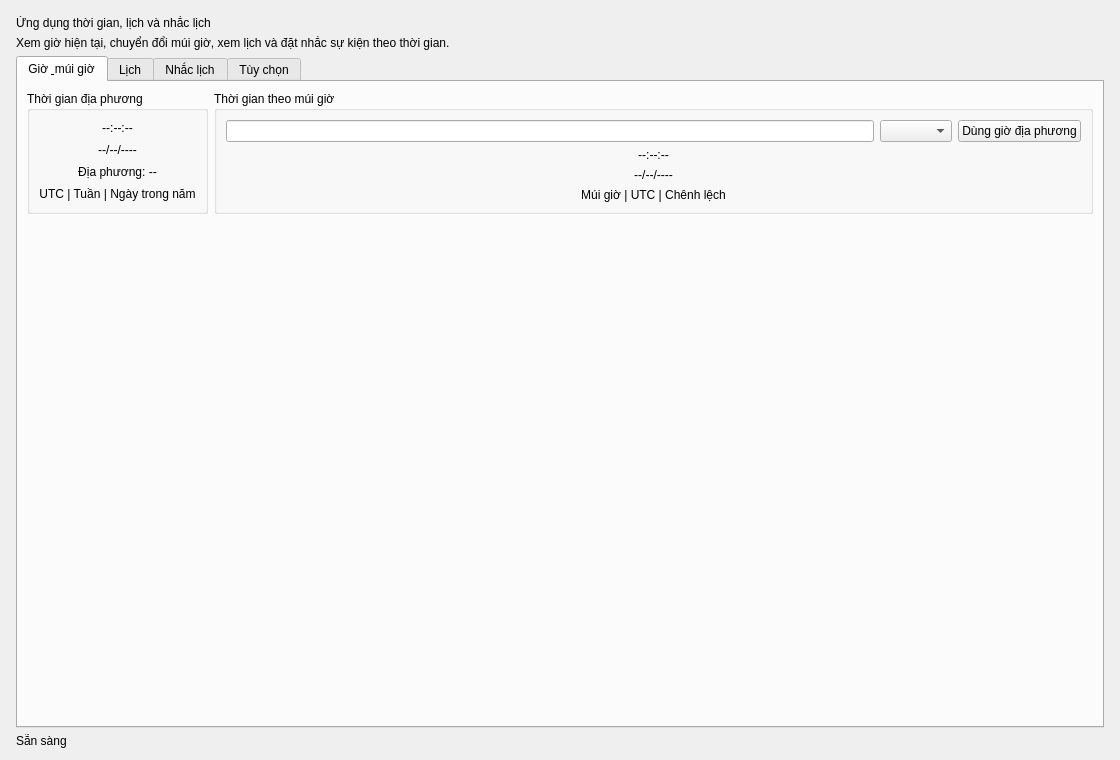
<?xml version="1.0" encoding="UTF-8"?>
<ui version="4.0">
 <class>DateTimeWindow</class>
 <widget class="QMainWindow" name="DateTimeWindow">
  <property name="geometry">
   <rect>
    <x>0</x>
    <y>0</y>
    <width>1120</width>
    <height>760</height>
   </rect>
  </property>
  <property name="minimumSize">
   <size>
    <width>940</width>
    <height>640</height>
   </size>
  </property>
  <property name="windowTitle">
   <string>Ứng dụng thời gian, lịch và nhắc lịch</string>
  </property>
  <widget class="QWidget" name="centralwidget">
   <layout class="QVBoxLayout" name="mainLayout">
    <property name="leftMargin">
     <number>16</number>
    </property>
    <property name="topMargin">
     <number>16</number>
    </property>
    <property name="rightMargin">
     <number>16</number>
    </property>
    <property name="bottomMargin">
     <number>12</number>
    </property>
    <item>
     <layout class="QVBoxLayout" name="headerLayout">
      <item>
       <widget class="QLabel" name="appTitleLabel">
        <property name="text">
         <string>Ứng dụng thời gian, lịch và nhắc lịch</string>
        </property>
       </widget>
      </item>
      <item>
       <widget class="QLabel" name="appSubtitleLabel">
        <property name="text">
         <string>Xem giờ hiện tại, chuyển đổi múi giờ, xem lịch và đặt nhắc sự kiện theo thời gian.</string>
        </property>
       </widget>
      </item>
     </layout>
    </item>
    <item>
     <widget class="QTabWidget" name="tabWidget">
      <property name="currentIndex">
       <number>0</number>
      </property>
      <widget class="QWidget" name="clockTab">
       <attribute name="title">
        <string>Giờ &amp; múi giờ</string>
       </attribute>
       <layout class="QVBoxLayout" name="clockTabLayout">
        <item>
         <layout class="QHBoxLayout" name="clockCardsLayout">
          <item>
           <widget class="QGroupBox" name="localTimeGroup">
            <property name="title">
             <string>Thời gian địa phương</string>
            </property>
            <layout class="QVBoxLayout" name="localTimeLayout">
             <item>
              <widget class="QLabel" name="localTimeLabel">
               <property name="text">
                <string>--:--:--</string>
               </property>
               <property name="alignment">
                <set>Qt::AlignCenter</set>
               </property>
              </widget>
             </item>
             <item>
              <widget class="QLabel" name="localDateLabel">
               <property name="text">
                <string>--/--/----</string>
               </property>
               <property name="alignment">
                <set>Qt::AlignCenter</set>
               </property>
              </widget>
             </item>
             <item>
              <widget class="QLabel" name="localZoneLabel">
               <property name="text">
                <string>Địa phương: --</string>
               </property>
               <property name="alignment">
                <set>Qt::AlignCenter</set>
               </property>
              </widget>
             </item>
             <item>
              <widget class="QLabel" name="localDetailLabel">
               <property name="text">
                <string>UTC | Tuần | Ngày trong năm</string>
               </property>
               <property name="alignment">
                <set>Qt::AlignCenter</set>
               </property>
              </widget>
             </item>
            </layout>
           </widget>
          </item>
          <item>
           <widget class="QGroupBox" name="selectedTimeGroup">
            <property name="title">
             <string>Thời gian theo múi giờ</string>
            </property>
            <layout class="QVBoxLayout" name="selectedTimeLayout">
             <item>
              <layout class="QHBoxLayout" name="timezoneControlLayout">
               <item>
                <widget class="QLineEdit" name="zoneSearchEdit"/>
               </item>
               <item>
                <widget class="QComboBox" name="timezoneCombo">
                 <property name="minimumWidth">
                  <number>260</number>
                 </property>
                </widget>
               </item>
               <item>
                <widget class="QPushButton" name="copyLocalToZoneButton">
                 <property name="text">
                  <string>Dùng giờ địa phương</string>
                 </property>
                </widget>
               </item>
              </layout>
             </item>
             <item>
              <widget class="QLabel" name="selectedTimeLabel">
               <property name="text">
                <string>--:--:--</string>
               </property>
               <property name="alignment">
                <set>Qt::AlignCenter</set>
               </property>
              </widget>
             </item>
             <item>
              <widget class="QLabel" name="selectedDateLabel">
               <property name="text">
                <string>--/--/----</string>
               </property>
               <property name="alignment">
                <set>Qt::AlignCenter</set>
               </property>
              </widget>
             </item>
             <item>
              <widget class="QLabel" name="selectedZoneDetailLabel">
               <property name="text">
                <string>Múi giờ | UTC | Chênh lệch</string>
               </property>
               <property name="alignment">
                <set>Qt::AlignCenter</set>
               </property>
              </widget>
             </item>
            </layout>
           </widget>
          </item>
         </layout>
        </item>
        <item>
         <spacer name="clockBottomSpacer">
          <property name="orientation">
           <enum>Qt::Vertical</enum>
          </property>
          <property name="sizeHint" stdset="0">
           <size>
            <width>20</width>
            <height>40</height>
           </size>
          </property>
         </spacer>
        </item>
       </layout>
      </widget>
      <widget class="QWidget" name="calendarTab">
       <attribute name="title">
        <string>Lịch</string>
       </attribute>
       <layout class="QHBoxLayout" name="calendarTabLayout">
        <item>
         <widget class="QGroupBox" name="calendarControlGroup">
          <property name="title">
           <string>Tùy chọn lịch</string>
          </property>
          <property name="maximumWidth">
           <number>330</number>
          </property>
          <layout class="QFormLayout" name="calendarFormLayout">
           <item row="0" column="0">
            <widget class="QLabel" name="calendarTypeTextLabel">
             <property name="text">
              <string>Bộ lịch</string>
             </property>
            </widget>
           </item>
           <item row="0" column="1">
            <widget class="QComboBox" name="calendarTypeCombo"/>
           </item>
           <item row="1" column="0">
            <widget class="QLabel" name="firstDayTextLabel">
             <property name="text">
              <string>Ngày đầu tuần</string>
             </property>
            </widget>
           </item>
           <item row="1" column="1">
            <widget class="QComboBox" name="firstDayCombo"/>
           </item>
           <item row="2" column="0" colspan="2">
            <widget class="QCheckBox" name="gridCheckBox">
             <property name="text">
              <string>Hiển thị lưới lịch</string>
             </property>
            </widget>
           </item>
           <item row="3" column="0" colspan="2">
            <widget class="QCheckBox" name="navigationCheckBox">
             <property name="text">
              <string>Hiển thị thanh chuyển tháng</string>
             </property>
            </widget>
           </item>
           <item row="4" column="0" colspan="2">
            <widget class="QPushButton" name="todayButton">
             <property name="text">
              <string>Về hôm nay</string>
             </property>
            </widget>
           </item>
           <item row="5" column="0" colspan="2">
            <widget class="QLabel" name="calendarSelectedLabel">
             <property name="text">
              <string>Ngày chọn: --</string>
             </property>
             <property name="wordWrap">
              <bool>true</bool>
             </property>
            </widget>
           </item>
          </layout>
         </widget>
        </item>
        <item>
         <widget class="QCalendarWidget" name="calendarWidget"/>
        </item>
       </layout>
      </widget>
      <widget class="QWidget" name="eventTab">
       <attribute name="title">
        <string>Nhắc lịch</string>
       </attribute>
       <layout class="QVBoxLayout" name="eventTabLayout">
        <item>
         <widget class="QGroupBox" name="eventFormGroup">
          <property name="title">
           <string>Đặt lịch sự kiện</string>
          </property>
          <layout class="QGridLayout" name="eventFormLayout">
           <item row="0" column="0">
            <widget class="QLabel" name="eventTitleLabel">
             <property name="text">
              <string>Sự kiện</string>
             </property>
            </widget>
           </item>
           <item row="0" column="1">
            <widget class="QLineEdit" name="eventTitleEdit"/>
           </item>
           <item row="0" column="2">
            <widget class="QLabel" name="eventDateTimeLabel">
             <property name="text">
              <string>Thời gian</string>
             </property>
            </widget>
           </item>
           <item row="0" column="3">
            <widget class="QDateTimeEdit" name="eventDateTimeEdit"/>
           </item>
           <item row="1" column="0">
            <widget class="QLabel" name="eventZoneLabel">
             <property name="text">
              <string>Múi giờ</string>
             </property>
            </widget>
           </item>
           <item row="1" column="1">
            <widget class="QComboBox" name="eventZoneCombo"/>
           </item>
           <item row="1" column="2">
            <widget class="QLabel" name="eventNoteLabel">
             <property name="text">
              <string>Ghi chú</string>
             </property>
            </widget>
           </item>
           <item row="1" column="3">
            <widget class="QTextEdit" name="eventNoteEdit">
             <property name="maximumHeight">
              <number>80</number>
             </property>
            </widget>
           </item>
           <item row="2" column="1" colspan="3">
            <layout class="QHBoxLayout" name="eventButtonLayout">
             <item>
              <widget class="QPushButton" name="addEventButton">
               <property name="text">
                <string>Thêm lịch nhắc</string>
               </property>
              </widget>
             </item>
             <item>
              <widget class="QPushButton" name="completeEventButton">
               <property name="text">
                <string>Đánh dấu đã xong</string>
               </property>
              </widget>
             </item>
             <item>
              <widget class="QPushButton" name="deleteEventButton">
               <property name="text">
                <string>Xóa sự kiện</string>
               </property>
              </widget>
             </item>
             <item>
              <spacer name="eventButtonSpacer">
               <property name="orientation">
                <enum>Qt::Horizontal</enum>
               </property>
               <property name="sizeHint" stdset="0">
                <size>
                 <width>40</width>
                 <height>20</height>
                </size>
               </property>
              </spacer>
             </item>
            </layout>
           </item>
          </layout>
         </widget>
        </item>
        <item>
         <widget class="QTableWidget" name="eventTable"/>
        </item>
       </layout>
      </widget>
      <widget class="QWidget" name="optionTab">
       <attribute name="title">
        <string>Tùy chọn</string>
       </attribute>
       <layout class="QVBoxLayout" name="optionTabLayout">
        <item>
         <widget class="QGroupBox" name="timeOptionGroup">
          <property name="title">
           <string>Cấu hình hiển thị giờ và lịch</string>
          </property>
          <layout class="QFormLayout" name="optionFormLayout">
           <item row="0" column="0">
            <widget class="QLabel" name="timeFormatLabel">
             <property name="text">
              <string>Định dạng giờ</string>
             </property>
            </widget>
           </item>
           <item row="0" column="1">
            <widget class="QComboBox" name="timeFormatCombo"/>
           </item>
           <item row="1" column="0">
            <widget class="QLabel" name="dateFormatLabel">
             <property name="text">
              <string>Định dạng ngày</string>
             </property>
            </widget>
           </item>
           <item row="1" column="1">
            <widget class="QComboBox" name="dateFormatCombo"/>
           </item>
           <item row="2" column="0" colspan="2">
            <widget class="QCheckBox" name="showSecondsCheckBox">
             <property name="text">
              <string>Hiển thị giây</string>
             </property>
            </widget>
           </item>
           <item row="3" column="0" colspan="2">
            <widget class="QCheckBox" name="showDateCheckBox">
             <property name="text">
              <string>Hiển thị ngày tháng</string>
             </property>
            </widget>
           </item>
           <item row="4" column="0" colspan="2">
            <widget class="QCheckBox" name="autoUpdateCheckBox">
             <property name="text">
              <string>Tự động cập nhật thời gian</string>
             </property>
            </widget>
           </item>
          </layout>
         </widget>
        </item>
        <item>
         <spacer name="optionSpacer">
          <property name="orientation">
           <enum>Qt::Vertical</enum>
          </property>
          <property name="sizeHint" stdset="0">
           <size>
            <width>20</width>
            <height>40</height>
           </size>
          </property>
         </spacer>
        </item>
       </layout>
      </widget>
     </widget>
    </item>
    <item>
     <widget class="QLabel" name="statusLabel">
      <property name="text">
       <string>Sẵn sàng</string>
      </property>
     </widget>
    </item>
   </layout>
  </widget>
 </widget>
 <resources/>
 <connections/>
</ui>
